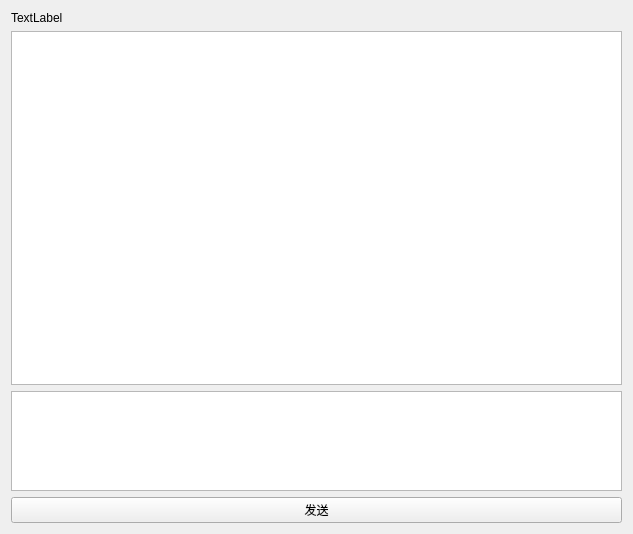
<?xml version="1.0" encoding="UTF-8"?>
<ui version="4.0">
 <class>widget</class>
 <widget class="QWidget" name="widget">
  <property name="geometry">
   <rect>
    <x>0</x>
    <y>0</y>
    <width>633</width>
    <height>534</height>
   </rect>
  </property>
  <property name="windowTitle">
   <string>聊天框</string>
  </property>
  <layout class="QVBoxLayout" name="verticalLayout">
   <item>
    <widget class="QLabel" name="label">
     <property name="text">
      <string>TextLabel</string>
     </property>
    </widget>
   </item>
   <item>
    <widget class="QTextEdit" name="textEdit"/>
   </item>
   <item>
    <widget class="QTextEdit" name="textEdit_2">
     <property name="maximumSize">
      <size>
       <width>16777215</width>
       <height>100</height>
      </size>
     </property>
    </widget>
   </item>
   <item>
    <widget class="QPushButton" name="pushButton">
     <property name="text">
      <string>发送</string>
     </property>
    </widget>
   </item>
  </layout>
 </widget>
 <resources/>
 <connections/>
</ui>
